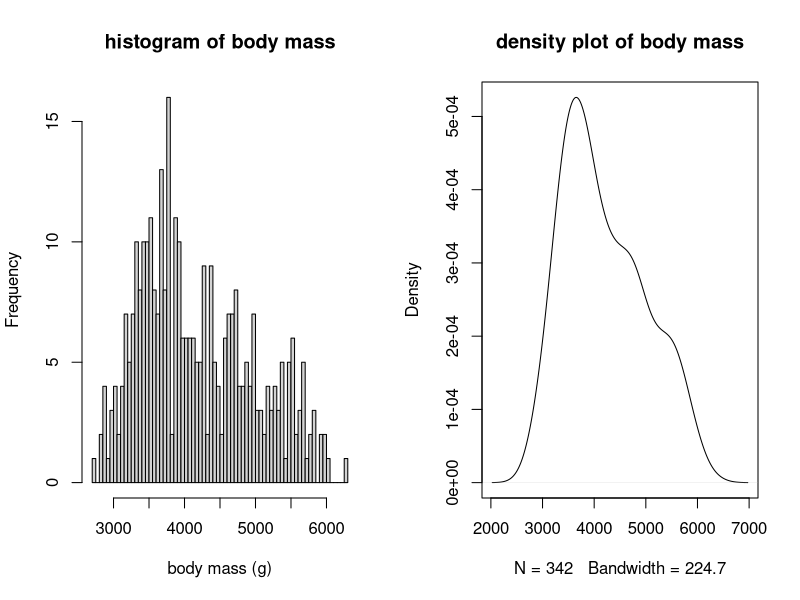
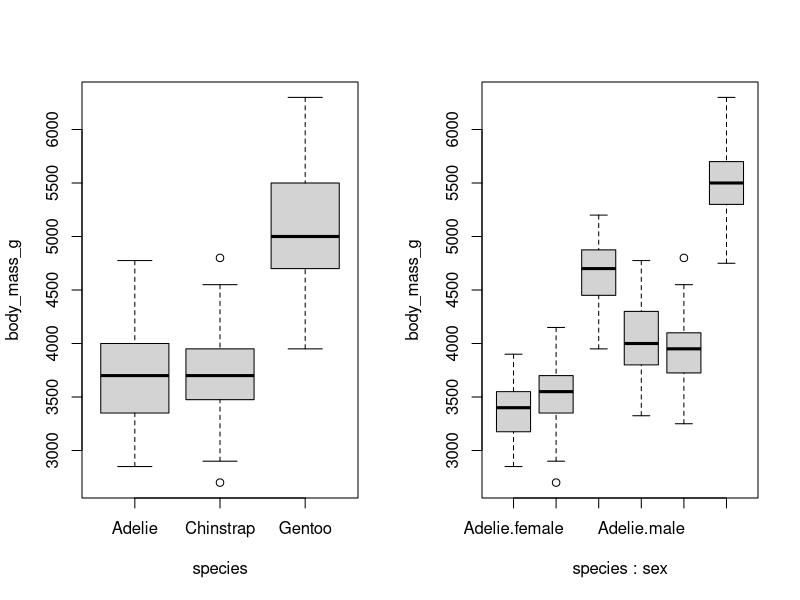
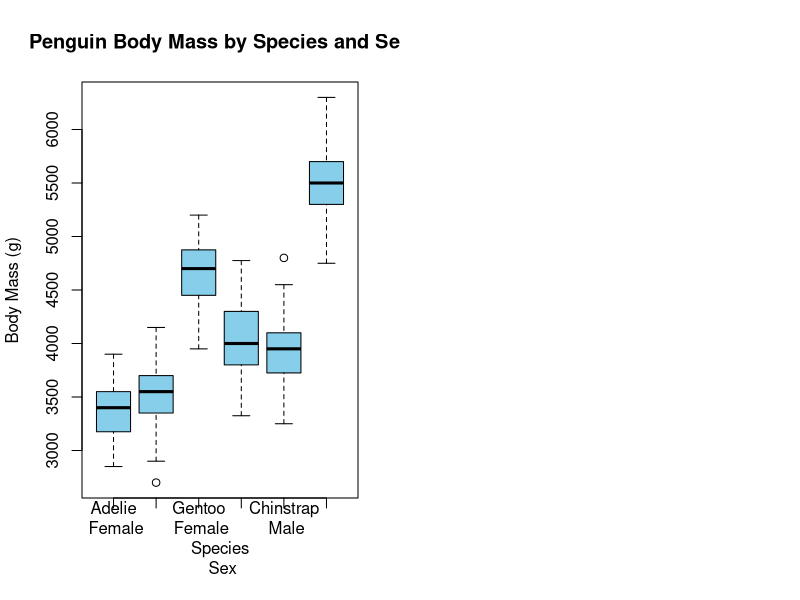

R code for these plots, in order:
require(palmerpenguins)

#1-sample t-test ----
t.test(subset(penguins, species == "Gentoo")$flipper_length_mm)

t.test(x=subset(penguins, species == "Gentoo")$flipper_length_mm, mu=218)

t.test(x = subset(penguins, species == "Gentoo")$flipper_length_mm,
  mu = 218, alternative = "less")

#2-sample t-test ----
t.test(flipper_length_mm ~ species, 
       data = subset(penguins, species != "Chinstrap"))

#1-Way ANOVA ----
  #Graphical Data Exploration
par(mfrow = c(1, 2))
hist(penguins$body_mass_g, breaks = 80, main = "histogram of body mass", 
     xlab = "body mass (g)")
plot(density(penguins$body_mass_g, na.rm = TRUE), 
     main = "density plot of body mass")

boxplot(body_mass_g ~ species, data = penguins)

  #Numerical Data Exploration
dat_chinstrap = subset(penguins, species == "Chinstrap")
mean(dat_chinstrap$body_mass_g, na.rm = TRUE)
shapiro.test(dat_chinstrap$body_mass_g)
  #Shapiro test Null= the data are drawn from a normally-distributed population

aggregate(body_mass_g ~ species, data = penguins, FUN = mean)
aggregate(body_mass_g ~ species, data = penguins,
  FUN = function(x) shapiro.test(x)$p.value)

  #Fit a linear model
fit_species = lm(body_mass_g ~ species, data = penguins)
summary(fit_species)

  #Conduct the ANOVA
anova(fit_species)

#2-way additive model
boxplot(body_mass_g ~ species + sex, data = penguins)
fit_additive = lm(body_mass_g ~ sex + species, data = penguins)

#2-way Interactive ANOVA
fit_interactive= lm(body_mass_g ~ sex * species, data=penguins)
summary(fit_interactive)
anova(fit_interactive)

#QUESTIONS ----
#1
boxplot(formula= body_mass_g ~ species * sex, data=penguins,
        rnorm(100) ~ rbinom(100, 1, 0.5), 
        main = "Penguin Body Mass by Species and Sex",
        names=c("Adelie\n Female", "Chinstrap\n Female", "Gentoo\n Female",
                "Adelie\n Male", "Chinstrap\n Male", "Gentoo\n Male"),
        xlab="Species\n Sex", ylab="Body Mass (g)", col="skyblue")
#4
fit_both= lm(formula= body_mass_g ~ sex * species, data=penguins)
summary(fit_both)

#7
3368.84 + 158.37

#8
aggregate(body_mass_g ~ species * sex, data=penguins, FUN=mean)
